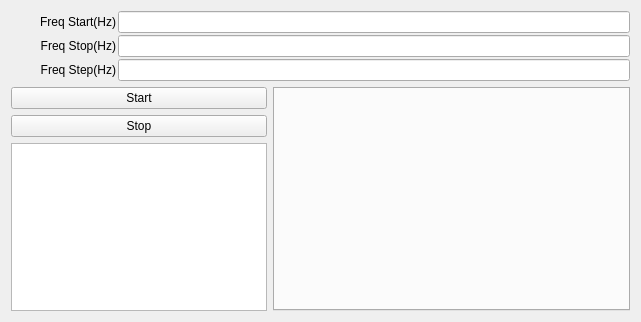
<?xml version="1.0" encoding="UTF-8"?>
<ui version="4.0">
 <class>QTestTempPwrDlg</class>
 <widget class="QWidget" name="QTestTempPwrDlg">
  <property name="geometry">
   <rect>
    <x>0</x>
    <y>0</y>
    <width>641</width>
    <height>322</height>
   </rect>
  </property>
  <property name="windowTitle">
   <string>Form</string>
  </property>
  <layout class="QVBoxLayout" name="verticalLayout_3" stretch="0,1">
   <item>
    <layout class="QVBoxLayout" name="verticalLayout">
     <property name="spacing">
      <number>2</number>
     </property>
     <item>
      <layout class="QHBoxLayout" name="horizontalLayoutFreqStar">
       <item>
        <widget class="QLabel" name="labelFreqStar">
         <property name="sizePolicy">
          <sizepolicy hsizetype="Fixed" vsizetype="Fixed">
           <horstretch>0</horstretch>
           <verstretch>0</verstretch>
          </sizepolicy>
         </property>
         <property name="minimumSize">
          <size>
           <width>105</width>
           <height>16</height>
          </size>
         </property>
         <property name="text">
          <string>Freq Start(Hz)</string>
         </property>
         <property name="alignment">
          <set>Qt::AlignRight|Qt::AlignTrailing|Qt::AlignVCenter</set>
         </property>
         <property name="buddy">
          <cstring>lineEditFreqStar</cstring>
         </property>
        </widget>
       </item>
       <item>
        <widget class="QLineEdit" name="lineEditFreqStar"/>
       </item>
      </layout>
     </item>
     <item>
      <layout class="QHBoxLayout" name="horizontalLayoutFreqStop">
       <item>
        <widget class="QLabel" name="labelFreqStop">
         <property name="sizePolicy">
          <sizepolicy hsizetype="Fixed" vsizetype="Fixed">
           <horstretch>0</horstretch>
           <verstretch>0</verstretch>
          </sizepolicy>
         </property>
         <property name="minimumSize">
          <size>
           <width>105</width>
           <height>16</height>
          </size>
         </property>
         <property name="text">
          <string>Freq Stop(Hz)</string>
         </property>
         <property name="alignment">
          <set>Qt::AlignRight|Qt::AlignTrailing|Qt::AlignVCenter</set>
         </property>
         <property name="buddy">
          <cstring>lineEditFreqStop</cstring>
         </property>
        </widget>
       </item>
       <item>
        <widget class="QLineEdit" name="lineEditFreqStop"/>
       </item>
      </layout>
     </item>
     <item>
      <layout class="QHBoxLayout" name="horizontalLayoutFreqStep">
       <item>
        <widget class="QLabel" name="labelFreqStep">
         <property name="sizePolicy">
          <sizepolicy hsizetype="Fixed" vsizetype="Fixed">
           <horstretch>0</horstretch>
           <verstretch>0</verstretch>
          </sizepolicy>
         </property>
         <property name="minimumSize">
          <size>
           <width>105</width>
           <height>16</height>
          </size>
         </property>
         <property name="text">
          <string>Freq Step(Hz)</string>
         </property>
         <property name="alignment">
          <set>Qt::AlignRight|Qt::AlignTrailing|Qt::AlignVCenter</set>
         </property>
         <property name="buddy">
          <cstring>lineEditFreqStep</cstring>
         </property>
        </widget>
       </item>
       <item>
        <widget class="QLineEdit" name="lineEditFreqStep">
         <property name="sizePolicy">
          <sizepolicy hsizetype="Expanding" vsizetype="Fixed">
           <horstretch>0</horstretch>
           <verstretch>0</verstretch>
          </sizepolicy>
         </property>
         <property name="readOnly">
          <bool>false</bool>
         </property>
        </widget>
       </item>
      </layout>
     </item>
    </layout>
   </item>
   <item>
    <layout class="QHBoxLayout" name="horizontalLayout" stretch="0,1">
     <item>
      <layout class="QVBoxLayout" name="verticalLayout_2">
       <item>
        <widget class="QPushButton" name="pushButtonStar">
         <property name="sizePolicy">
          <sizepolicy hsizetype="Expanding" vsizetype="Fixed">
           <horstretch>0</horstretch>
           <verstretch>0</verstretch>
          </sizepolicy>
         </property>
         <property name="text">
          <string>Start</string>
         </property>
        </widget>
       </item>
       <item>
        <widget class="QPushButton" name="pushButtonStop">
         <property name="sizePolicy">
          <sizepolicy hsizetype="Expanding" vsizetype="Fixed">
           <horstretch>0</horstretch>
           <verstretch>0</verstretch>
          </sizepolicy>
         </property>
         <property name="text">
          <string>Stop</string>
         </property>
        </widget>
       </item>
       <item>
        <widget class="Q_RDDT_TableView" name="tableViewAtt">
         <attribute name="horizontalHeaderHighlightSections">
          <bool>false</bool>
         </attribute>
         <attribute name="horizontalHeaderStretchLastSection">
          <bool>true</bool>
         </attribute>
         <attribute name="verticalHeaderVisible">
          <bool>false</bool>
         </attribute>
        </widget>
       </item>
      </layout>
     </item>
     <item>
      <widget class="QTabWidget" name="tabWidget"/>
     </item>
    </layout>
   </item>
  </layout>
 </widget>
 <customwidgets>
  <customwidget>
   <class>Q_RDDT_TableView</class>
   <extends>QTableView</extends>
   <header location="global">rddt_tableview.hpp</header>
  </customwidget>
 </customwidgets>
 <resources/>
 <connections/>
</ui>
